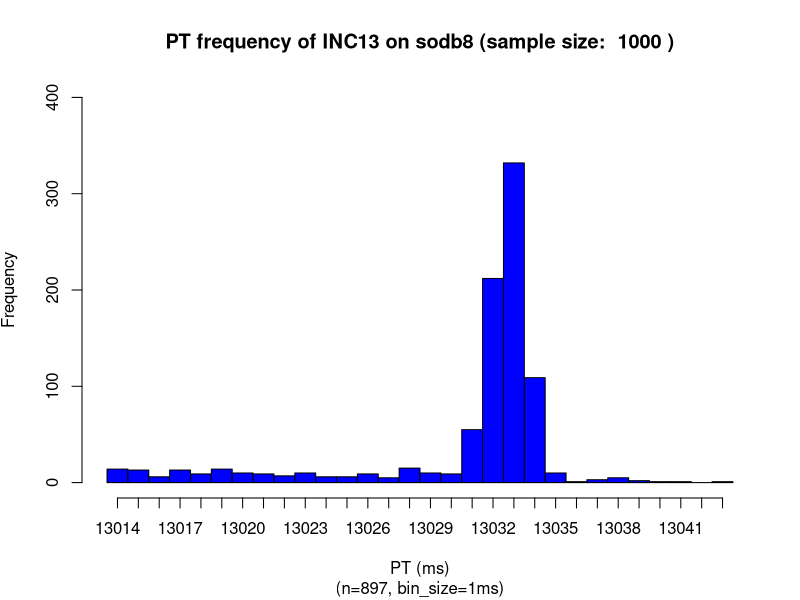
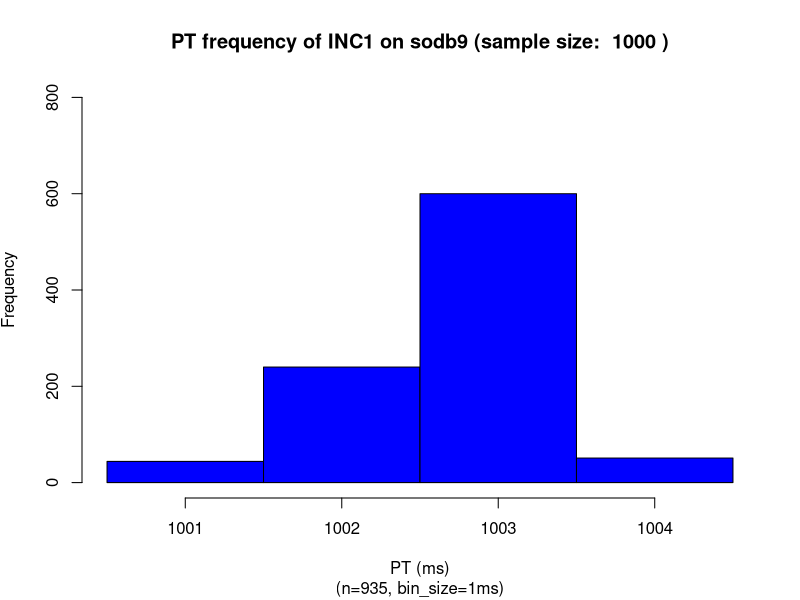
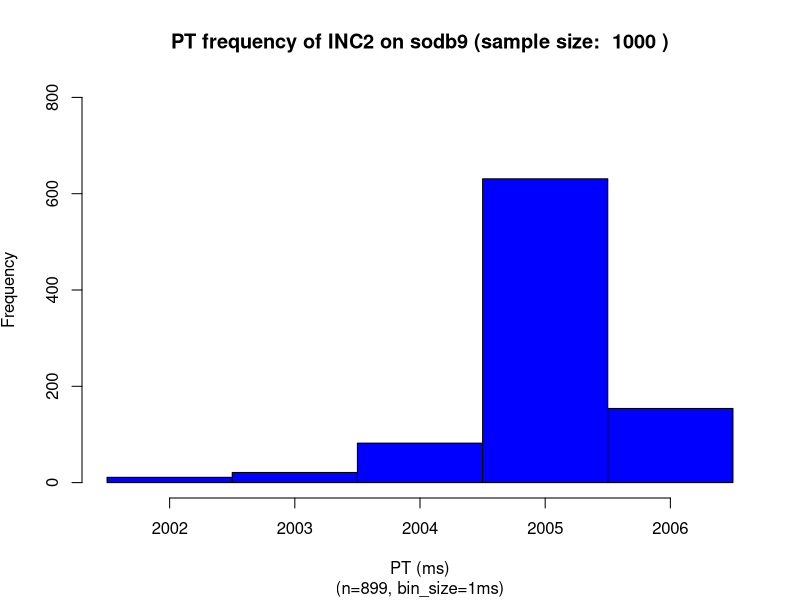
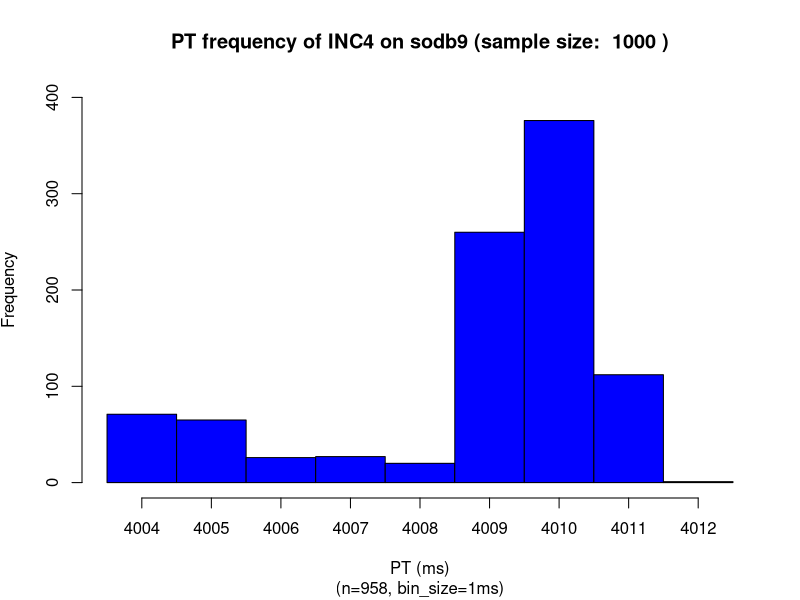
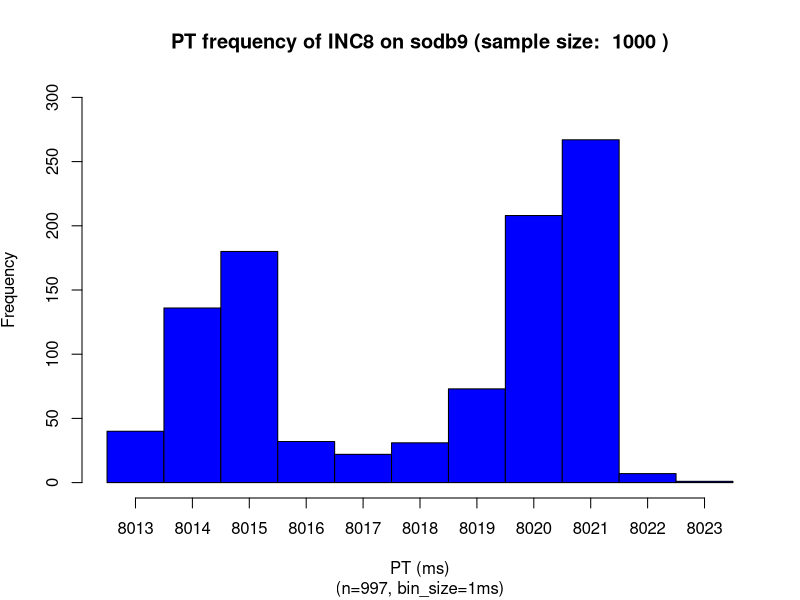
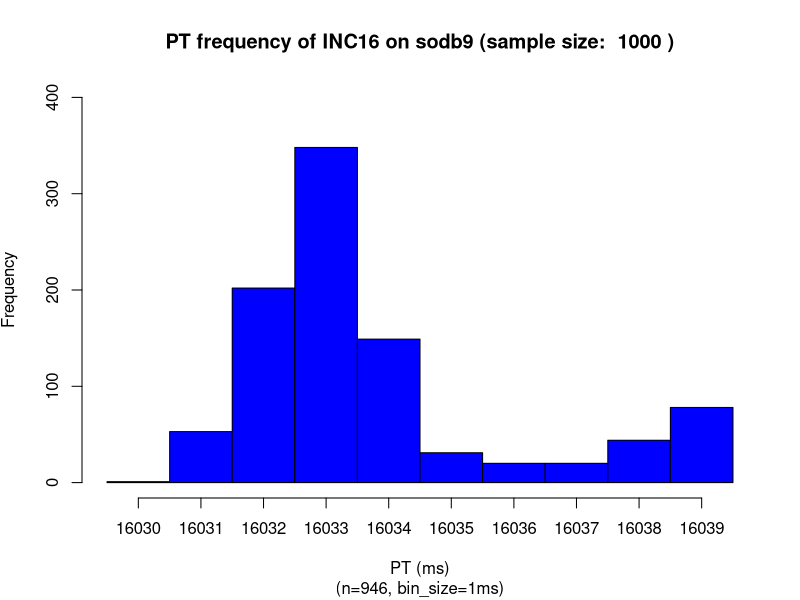
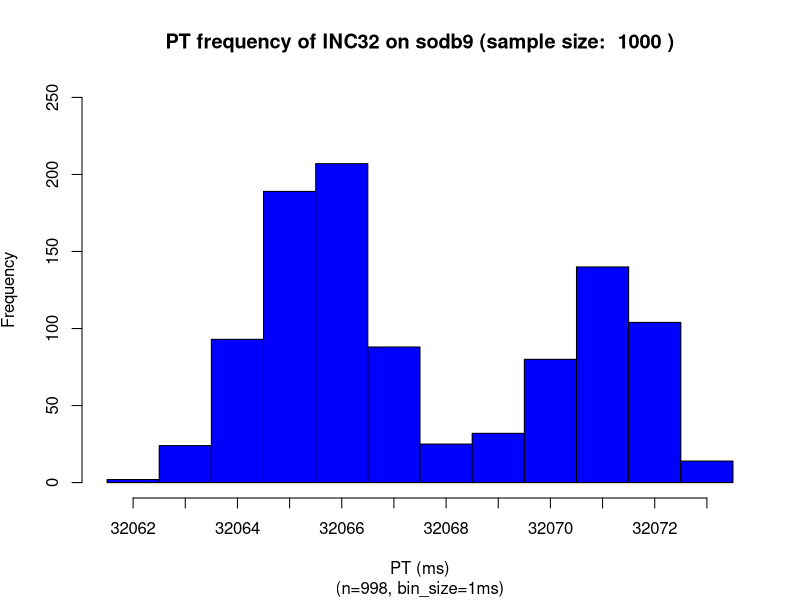
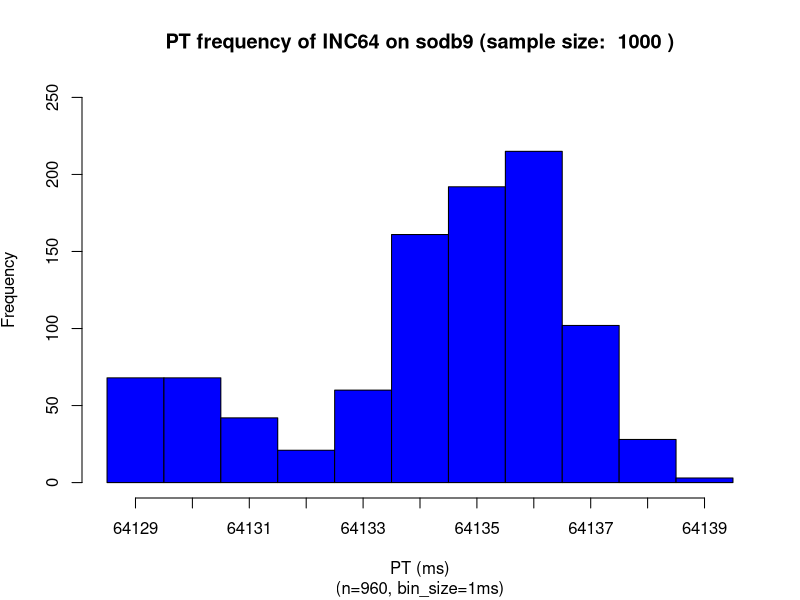

Recreate these plots in R, in order.
### sodb8-INC13
numSamples <- 1000
x = read.csv(file="INC13.0.dat",head=TRUE,sep="\t")
x <- subset(x, x$ITERNUM <= numSamples)
setEPS()
postscript("s8_INC13_dist.eps")
binsize=1
#x <- subset(x, x$ITERNUM != 9394)
x_up = mean(x$PRTIME) + 2*sd(x$PRTIME)
x_dn = mean(x$PRTIME) - 2*sd(x$PRTIME)
x = subset(x, x$PRTIME >= x_dn & x$PRTIME <= x_up)
xmin <-min(x$PRTIME)
xmax <-max(x$PRTIME)
xmin
xmax
nbins <- ceiling((xmax-xmin) / binsize)
h = hist(x$PRTIME, right=F, breaks=seq(xmin,xmax+binsize,binsize),plot=F)
xmin <-min(x$PRTIME)
xmax <-max(x$PRTIME)
ymax <- max(h$counts)
ymax <- ceiling(ymax/100)*100
ymax <- 400 
title <- paste("PT frequency of INC13 on sodb8 (sample size: ",numSamples,")")
plot(h, xaxt='n', freq=TRUE,ylim=c(0,ymax), col="blue", main=title, 
sub=paste("(n=",nrow(x),", bin_size=",binsize,"ms)",sep=""), 
xlab='PT (ms)', ylab=expression('Frequency'))
#axis(side=1,at=seq(min(h$mids),max(h$mids)+binsize,binsize),labels=seq(ceiling(min(h$mids)),ceiling(max(h$mids))+binsize,binsize))
axis(side=1,at=h$mids,labels=seq(xmin,xmax,1))
dev.off()

### sodb9-INC1
numSamples <- 1000
x = read.csv(file="INC1.0.dat",head=TRUE,sep="\t")
x <- subset(x, x$ITERNUM <= numSamples)
setEPS()
postscript("s9_INC1_dist.eps")
binsize=1
#x <- subset(x, x$ITERNUM != 9394)
x_up = mean(x$PRTIME) + 2*sd(x$PRTIME)
x_dn = mean(x$PRTIME) - 2*sd(x$PRTIME)
x = subset(x, x$PRTIME >= x_dn & x$PRTIME <= x_up)
xmin <-min(x$PRTIME)
xmax <-max(x$PRTIME)
xmin
xmax
nbins <- ceiling((xmax-xmin) / binsize)
h = hist(x$PRTIME, right=F, breaks=seq(xmin,xmax+binsize,binsize),plot=F)
xmin <-min(x$PRTIME)
xmax <-max(x$PRTIME)
ymax <- max(h$counts)
ymax <- ceiling(ymax/100)*100
ymax <- 800 
title <- paste("PT frequency of INC1 on sodb9 (sample size: ",numSamples,")")
plot(h, xaxt='n', freq=TRUE,ylim=c(0,ymax), col="blue", main=title, 
sub=paste("(n=",nrow(x),", bin_size=",binsize,"ms)",sep=""), 
xlab='PT (ms)', ylab=expression('Frequency'))
#axis(side=1,at=seq(min(h$mids),max(h$mids)+binsize,binsize),labels=seq(ceiling(min(h$mids)),ceiling(max(h$mids))+binsize,binsize))
axis(side=1,at=h$mids,labels=seq(xmin,xmax,1))
dev.off()

### sodb9-INC2
numSamples <- 1000
x = read.csv(file="INC2.0.dat",head=TRUE,sep="\t")
x <- subset(x, x$ITERNUM <= numSamples)
setEPS()
postscript("s9_INC2_dist.eps")
binsize=1
#x <- subset(x, x$ITERNUM != 9394)
x_up = mean(x$PRTIME) + 2*sd(x$PRTIME)
x_dn = mean(x$PRTIME) - 2*sd(x$PRTIME)
x = subset(x, x$PRTIME >= x_dn & x$PRTIME <= x_up)
xmin <-min(x$PRTIME)
xmax <-max(x$PRTIME)
xmin
xmax
nbins <- ceiling((xmax-xmin) / binsize)
h = hist(x$PRTIME, right=F, breaks=seq(xmin,xmax+binsize,binsize),plot=F)
xmin <-min(x$PRTIME)
xmax <-max(x$PRTIME)
ymax <- max(h$counts)
ymax <- ceiling(ymax/100)*100
ymax <- 800 
title <- paste("PT frequency of INC2 on sodb9 (sample size: ",numSamples,")")
plot(h, xaxt='n', freq=TRUE,ylim=c(0,ymax), col="blue", main=title, 
sub=paste("(n=",nrow(x),", bin_size=",binsize,"ms)",sep=""), 
xlab='PT (ms)', ylab=expression('Frequency'))
#axis(side=1,at=seq(min(h$mids),max(h$mids)+binsize,binsize),labels=seq(ceiling(min(h$mids)),ceiling(max(h$mids))+binsize,binsize))
axis(side=1,at=h$mids,labels=seq(xmin,xmax,1))
dev.off()

### sodb9-INC4
numSamples <- 1000
x = read.csv(file="INC4.0.dat",head=TRUE,sep="\t")
x <- subset(x, x$ITERNUM <= numSamples)
setEPS()
postscript("s9_INC4_dist.eps")
binsize=1
#x <- subset(x, x$ITERNUM != 9394)
x_up = mean(x$PRTIME) + 2*sd(x$PRTIME)
x_dn = mean(x$PRTIME) - 2*sd(x$PRTIME)
x = subset(x, x$PRTIME >= x_dn & x$PRTIME <= x_up)
xmin <-min(x$PRTIME)
xmax <-max(x$PRTIME)
xmin
xmax
nbins <- ceiling((xmax-xmin) / binsize)
h = hist(x$PRTIME, right=F, breaks=seq(xmin,xmax+binsize,binsize),plot=F)
xmin <-min(x$PRTIME)
xmax <-max(x$PRTIME)
ymax <- max(h$counts)
ymax <- ceiling(ymax/100)*100
ymax <- 400 
title <- paste("PT frequency of INC4 on sodb9 (sample size: ",numSamples,")")
plot(h, xaxt='n', freq=TRUE,ylim=c(0,ymax), col="blue", main=title, 
sub=paste("(n=",nrow(x),", bin_size=",binsize,"ms)",sep=""), 
xlab='PT (ms)', ylab=expression('Frequency'))
#axis(side=1,at=seq(min(h$mids),max(h$mids)+binsize,binsize),labels=seq(ceiling(min(h$mids)),ceiling(max(h$mids))+binsize,binsize))
axis(side=1,at=h$mids,labels=seq(xmin,xmax,1))
dev.off()

### sodb9-INC8
numSamples <- 1000
x = read.csv(file="INC8.0.dat",head=TRUE,sep="\t")
x <- subset(x, x$ITERNUM <= numSamples)
setEPS()
postscript("s9_INC8_dist.eps")
binsize=1
#x <- subset(x, x$ITERNUM != 9394)
x_up = mean(x$PRTIME) + 2*sd(x$PRTIME)
x_dn = mean(x$PRTIME) - 2*sd(x$PRTIME)
x = subset(x, x$PRTIME >= x_dn & x$PRTIME <= x_up)
xmin <-min(x$PRTIME)
xmax <-max(x$PRTIME)
xmin
xmax
nbins <- ceiling((xmax-xmin) / binsize)
h = hist(x$PRTIME, right=F, breaks=seq(xmin,xmax+binsize,binsize),plot=F)
xmin <-min(x$PRTIME)
xmax <-max(x$PRTIME)
ymax <- max(h$counts)
ymax <- ceiling(ymax/100)*100
ymax <- 300 
title <- paste("PT frequency of INC8 on sodb9 (sample size: ",numSamples,")")
plot(h, xaxt='n', freq=TRUE,ylim=c(0,ymax), col="blue", main=title, 
sub=paste("(n=",nrow(x),", bin_size=",binsize,"ms)",sep=""), 
xlab='PT (ms)', ylab=expression('Frequency'))
#axis(side=1,at=seq(min(h$mids),max(h$mids)+binsize,binsize),labels=seq(ceiling(min(h$mids)),ceiling(max(h$mids))+binsize,binsize))
axis(side=1,at=h$mids,labels=seq(xmin,xmax,1))
dev.off()

### sodb9-INC16
numSamples <- 1000
x = read.csv(file="INC16.0.dat",head=TRUE,sep="\t")
x <- subset(x, x$ITERNUM <= numSamples)
setEPS()
postscript("s9_INC16_dist.eps")
binsize=1
#x <- subset(x, x$ITERNUM != 9394)
x_up = mean(x$PRTIME) + 2*sd(x$PRTIME)
x_dn = mean(x$PRTIME) - 2*sd(x$PRTIME)
x = subset(x, x$PRTIME >= x_dn & x$PRTIME <= x_up)
xmin <-min(x$PRTIME)
xmax <-max(x$PRTIME)
xmin
xmax
nbins <- ceiling((xmax-xmin) / binsize)
h = hist(x$PRTIME, right=F, breaks=seq(xmin,xmax+binsize,binsize),plot=F)
xmin <-min(x$PRTIME)
xmax <-max(x$PRTIME)
ymax <- max(h$counts)
ymax <- ceiling(ymax/100)*100
ymax <- 400 
title <- paste("PT frequency of INC16 on sodb9 (sample size: ",numSamples,")")
plot(h, xaxt='n', freq=TRUE,ylim=c(0,ymax), col="blue", main=title, 
sub=paste("(n=",nrow(x),", bin_size=",binsize,"ms)",sep=""), 
xlab='PT (ms)', ylab=expression('Frequency'))
#axis(side=1,at=seq(min(h$mids),max(h$mids)+binsize,binsize),labels=seq(ceiling(min(h$mids)),ceiling(max(h$mids))+binsize,binsize))
axis(side=1,at=h$mids,labels=seq(xmin,xmax,1))
dev.off()

### sodb9-INC32
numSamples <- 1000
x = read.csv(file="INC32.0.dat",head=TRUE,sep="\t")
x <- subset(x, x$ITERNUM <= numSamples)
setEPS()
postscript("s9_INC32_dist.eps")
binsize=1
#x <- subset(x, x$ITERNUM != 9394)
x_up = mean(x$PRTIME) + 2*sd(x$PRTIME)
x_dn = mean(x$PRTIME) - 2*sd(x$PRTIME)
x = subset(x, x$PRTIME >= x_dn & x$PRTIME <= x_up)
xmin <-min(x$PRTIME)
xmax <-max(x$PRTIME)
xmin
xmax
nbins <- ceiling((xmax-xmin) / binsize)
h = hist(x$PRTIME, right=F, breaks=seq(xmin,xmax+binsize,binsize),plot=F)
xmin <-min(x$PRTIME)
xmax <-max(x$PRTIME)
ymax <- max(h$counts)
ymax <- ceiling(ymax/100)*100
ymax <- 250 
title <- paste("PT frequency of INC32 on sodb9 (sample size: ",numSamples,")")
plot(h, xaxt='n', freq=TRUE,ylim=c(0,ymax), col="blue", main=title, 
sub=paste("(n=",nrow(x),", bin_size=",binsize,"ms)",sep=""), 
xlab='PT (ms)', ylab=expression('Frequency'))
#axis(side=1,at=seq(min(h$mids),max(h$mids)+binsize,binsize),labels=seq(ceiling(min(h$mids)),ceiling(max(h$mids))+binsize,binsize))
axis(side=1,at=h$mids,labels=seq(xmin,xmax,1))
dev.off()

### sodb9-INC64
numSamples <- 1000
x = read.csv(file="INC64.0.dat",head=TRUE,sep="\t")
x <- subset(x, x$ITERNUM <= numSamples)
setEPS()
postscript("s9_INC64_dist.eps")
binsize=1
#x <- subset(x, x$ITERNUM != 9394)
x_up = mean(x$PRTIME) + 2*sd(x$PRTIME)
x_dn = mean(x$PRTIME) - 2*sd(x$PRTIME)
x = subset(x, x$PRTIME >= x_dn & x$PRTIME <= x_up)
xmin <-min(x$PRTIME)
xmax <-max(x$PRTIME)
xmin
xmax
nbins <- ceiling((xmax-xmin) / binsize)
h = hist(x$PRTIME, right=F, breaks=seq(xmin,xmax+binsize,binsize),plot=F)
xmin <-min(x$PRTIME)
xmax <-max(x$PRTIME)
ymax <- max(h$counts)
ymax <- ceiling(ymax/100)*100
ymax <- 250 
title <- paste("PT frequency of INC64 on sodb9 (sample size: ",numSamples,")")
plot(h, xaxt='n', freq=TRUE,ylim=c(0,ymax), col="blue", main=title, 
sub=paste("(n=",nrow(x),", bin_size=",binsize,"ms)",sep=""), 
xlab='PT (ms)', ylab=expression('Frequency'))
#axis(side=1,at=seq(min(h$mids),max(h$mids)+binsize,binsize),labels=seq(ceiling(min(h$mids)),ceiling(max(h$mids))+binsize,binsize))
axis(side=1,at=h$mids,labels=seq(xmin,xmax,1))
dev.off()


### sodb9-INC128
numSamples <- 1000
x = read.csv(file="INC128.0.dat",head=TRUE,sep="\t")
x <- subset(x, x$ITERNUM <= numSamples)
setEPS()
postscript("s9_INC128_dist.eps")
binsize=1
#x <- subset(x, x$ITERNUM != 9394)
x_up = mean(x$PRTIME) + 2*sd(x$PRTIME)
x_dn = mean(x$PRTIME) - 2*sd(x$PRTIME)
x = subset(x, x$PRTIME >= x_dn & x$PRTIME <= x_up)
xmin <-min(x$PRTIME)
xmax <-max(x$PRTIME)
xmin
xmax
nbins <- ceiling((xmax-xmin) / binsize)
h = hist(x$PRTIME, right=F, breaks=seq(xmin,xmax+binsize,binsize),plot=F)
xmin <-min(x$PRTIME)
xmax <-max(x$PRTIME)
ymax <- max(h$counts)
ymax <- ceiling(ymax/100)*100
ymax <- 150 
title <- paste("PT frequency of INC128 on sodb9 (sample size: ",numSamples,")")
plot(h, xaxt='n', freq=TRUE,ylim=c(0,ymax), col="blue", main=title, 
sub=paste("(n=",nrow(x),", bin_size=",binsize,"ms)",sep=""), 
xlab='PT (ms)', ylab=expression('Frequency'))
#axis(side=1,at=seq(min(h$mids),max(h$mids)+binsize,binsize),labels=seq(ceiling(min(h$mids)),ceiling(max(h$mids))+binsize,binsize))
axis(side=1,at=h$mids,labels=seq(xmin,xmax,1))
dev.off()

